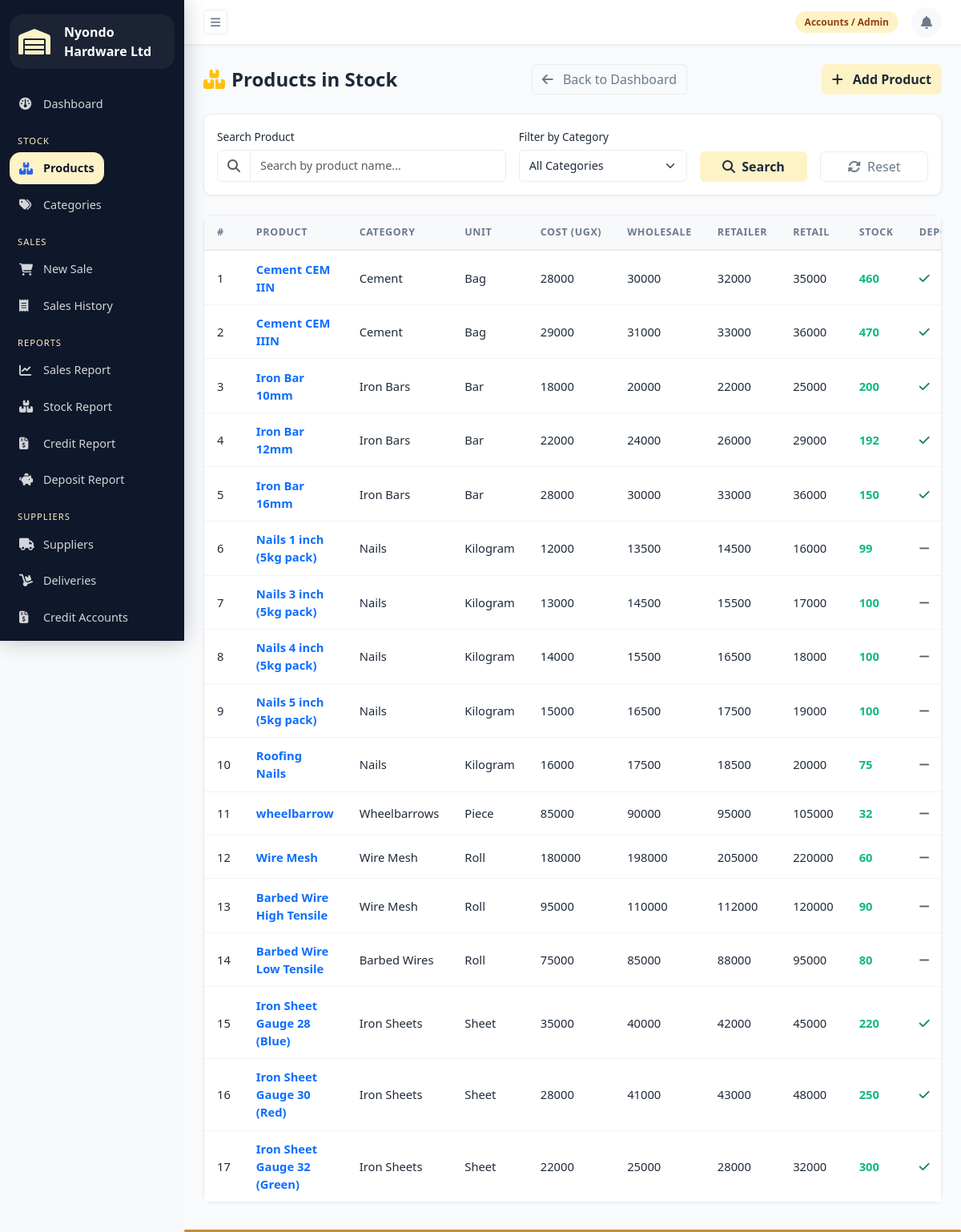
Page /stock/ (signed in) on the earlier database version.
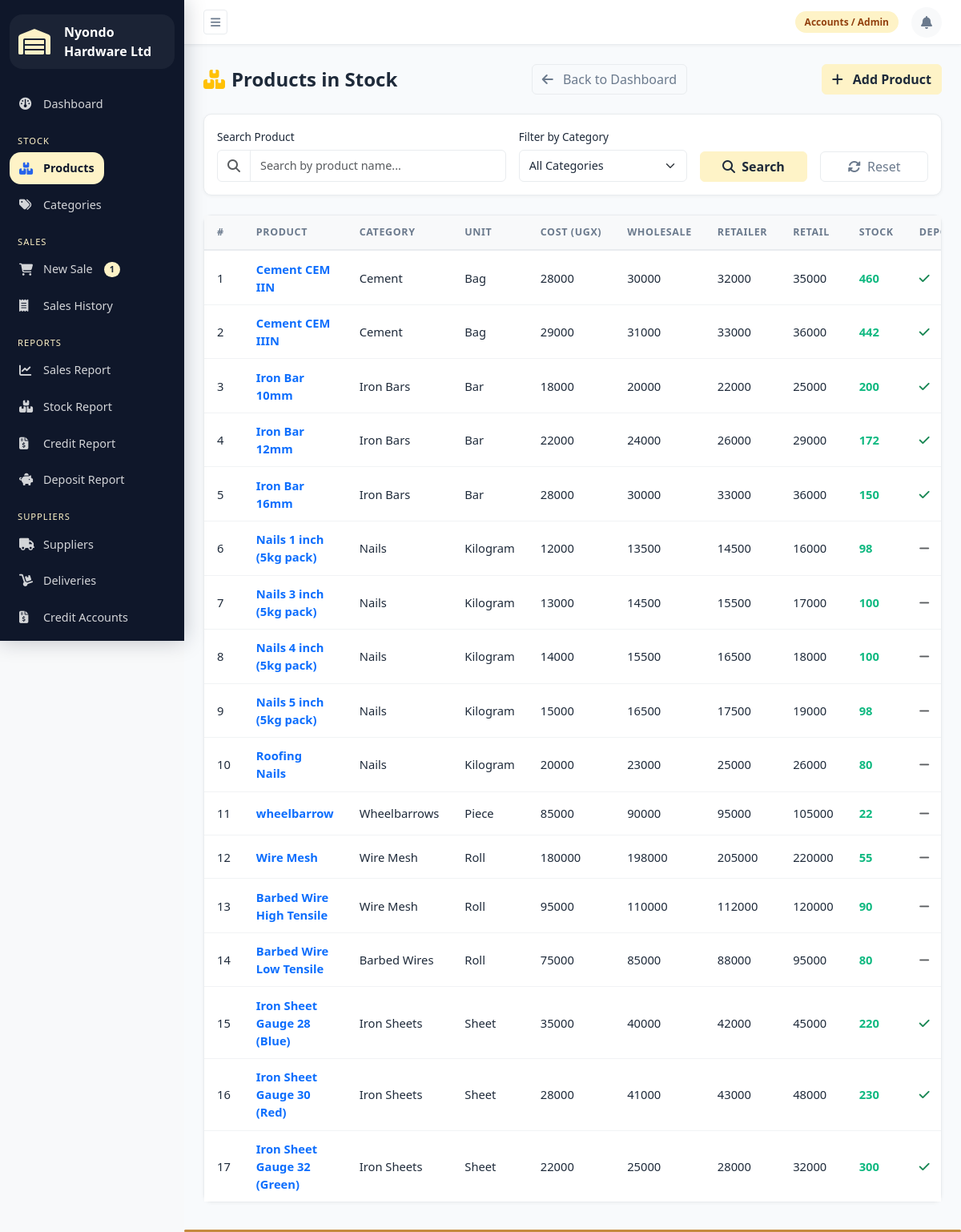
Same page on the later database version.
### accounts/models.py (models this page shows, shortened)
class UserProfile(models.Model):
    ROLE_CHOICES = [
        ('sales_attendant', 'Sales Attendant'),
        ('store_manager', 'Store Manager'),
        ('admin', 'Accounts / Admin'),
    ]
    user = models.OneToOneField(User, on_delete=models.CASCADE, related_name='profile')
    role = models.CharField(max_length=20, choices=ROLE_CHOICES)
    phone = models.CharField(max_length=15)

### stock/models.py (models this page shows, shortened)
class Product(models.Model):
    UNIT_CHOICES = [
        ('bag', 'Bag'),
        ('bar', 'Bar'),
        ('kg', 'Kilogram'),
        ('piece', 'Piece'),
        ('roll', 'Roll'),
        ('sheet', 'Sheet'),
        ('bundle', 'Bundle'),
    ]
    category = models.ForeignKey(Category, on_delete=models.SET_NULL, null=True)
    name = models.CharField(max_length=200)
    description = models.TextField(blank=True)
    unit = models.CharField(max_length=20, choices=UNIT_CHOICES)
    unit_cost = models.DecimalField(max_digits=12, decimal_places=2)
    wholesale_price = models.DecimalField(max_digits=12, decimal_places=2)
    retailer_price = models.DecimalField(max_digits=12, decimal_places=2)
    retail_price = models.DecimalField(max_digits=12, decimal_places=2)  # individual buyer
    quantity_in_stock = models.PositiveIntegerField(default=0)
    low_stock_threshold = models.PositiveIntegerField(default=10)
    is_deposit_eligible = models.BooleanField(default=False)
    date_added = models.DateTimeField(auto_now_add=True)
    def is_low_stock(self):
        return self.quantity_in_stock <= self.low_stock_threshold

class Category(models.Model):
    name = models.CharField(max_length=100)
    class Meta:
        verbose_name_plural = "Categories"

### sales/models.py (models this page shows, shortened)
class Cart(models.Model):
    attendant = models.OneToOneField(User, on_delete=models.CASCADE, related_name='cart')
    customer_name = models.CharField(max_length=200, blank=True)
    customer_phone = models.CharField(max_length=15, blank=True)
    customer_type = models.CharField(
        max_length=15,
        choices=[
            ('wholesaler', 'Wholesaler'),
            ('retailer', 'Retailer'),
            ('individual', 'Individual Buyer'),
        ],
        default='individual'
    )
    delivery_requested = models.BooleanField(default=False)
    within_10km = models.BooleanField(default=False)
    created_at = models.DateTimeField(auto_now_add=True)
    updated_at = models.DateTimeField(auto_now=True)
    @property
    def item_count(self):
        return self.cart_items.count()

### stock/views.py (the view)
# urls.py: path('', views.product_list, name='product_list'),
@login_required
def product_list(request):
    search = request.GET.get('search', '')
    category_id = request.GET.get('category', '')
    products = Product.objects.select_related('category').all()
    if search:
        products = products.filter(name__icontains=search)
    if category_id:
        products = products.filter(category_id=category_id)
    low_stock = products.filter(
        quantity_in_stock__lte=models.F('low_stock_threshold'))
    categories = Category.objects.all()
    return render(request, 'stock/product_list.html', {
        'products': products,
        'low_stock_count': low_stock.count(),
        'categories': categories,
        'search': search,
        'selected_category': category_id,
    })

### templates/stock/product_list.html (shortened to what this page needs)
{% extends 'base.html' %}
{% block content %}
<div class="d-flex justify-content-between align-items-center mb-4">
    <h4 class="fw-bold mb-0">
        <i class="fa-solid fa-boxes-stacked me-2 text-warning"></i>Products in Stock
    </h4>
      <a href="{% url 'dashboard' %}" class="btn btn-outline-secondary">
        <i class="fa-solid fa-arrow-left me-2"></i> Back to Dashboard
    </a>
    {% if request.user.profile.role in 'store_manager,admin' %}
    <a href="{% url 'product_add' %}" class="btn btn-primary">
        <i class="fa-solid fa-plus me-2"></i> Add Product
    </a>
    {% endif %}
</div>
<div class="card mb-4">
    <div class="card-body">
        <form method="get" class="row g-3 align-items-end">
            <div class="col-md-5">
                <label class="form-label">Search Product</label>
                <div class="input-group">
                    <span class="input-group-text bg-white">
                        <i class="fa-solid fa-magnifying-glass text-muted"></i>
                    </span>
                    <input type="text" name="search" value="{{ search }}" class="form-control"
                        placeholder="Search by product name...">
                </div>
            </div>
            <div class="col-md-3">
                <label class="form-label">Filter by Category</label>
                <select name="category" class="form-select">
                    <option value="">All Categories</option>
                </select>
            </div>
            <div class="col-md-2">
                <button type="submit" class="btn btn-primary w-100">
                    <i class="fa-solid fa-magnifying-glass me-1"></i> Search
                </button>
            </div>
            <div class="col-md-2">
                <a href="{% url 'product_list' %}" class="btn btn-outline-secondary w-100">
                    <i class="fa-solid fa-rotate me-1"></i> Reset
                </a>
            </div>
        </form>
    </div>
</div>
<div class="card">
    <div class="card-body p-0">
        <div class="table-responsive">
            <table class="table table-hover mb-0">
                <thead>
                    <tr>
                        <th>#</th>
                        <th>Product</th>
                        <th>Category</th>
                        <th>Unit</th>
                        <th>Cost (UGX)</th>
                        <th>Wholesale</th>
                        <th>Retailer</th>
                        <th>Retail</th>
                        <th>Stock</th>
                        <th>Deposit</th>
                    </tr>
                </thead>
                <tbody>
                    {% for product in products %}
                    <tr>
                        <td>{{ forloop.counter }}</td>
                        <td>
                            <a href="{% url 'product_detail' product.pk %}" class="text-decoration-none fw-semibold">
                                {{ product.name }}
                            </a>
                        </td>
                        <td>{{ product.category.name|default:"—" }}</td>
                        <td>{{ product.get_unit_display }}</td>
                        <td>{{ product.unit_cost|floatformat:0 }}</td>
                        <td>{{ product.wholesale_price|floatformat:0 }}</td>
                        <td>{{ product.retailer_price|floatformat:0 }}</td>
                        <td>{{ product.retail_price|floatformat:0 }}</td>
                        <td>
                            {% if product.is_low_stock %}
                            <span class="stock-low">
                                <i class="fa-solid fa-arrow-down me-1"></i>
                                {{ product.quantity_in_stock }}
                            </span>
                            {% else %}
                            <span class="stock-ok">
                                {{ product.quantity_in_stock }}
                            </span>
                            {% endif %}
                        </td>
                        <td>
                            {% if product.is_deposit_eligible %}
                            <i class="fa-solid fa-check text-success"></i>
                            {% else %}
                            <i class="fa-solid fa-minus text-muted"></i>
                            {% endif %}
                        </td>
                    </tr>
                    {% endfor %}
                </tbody>
            </table>
        </div>
    </div>
</div>
{% endblock %}

### templates/base.html (shortened to what this page needs)
<!DOCTYPE html>
<html lang="en">
<head>
    {% load static %}
    <link href="https://cdn.jsdelivr.net/npm/bootstrap@5.3.0/dist/css/bootstrap.min.css"
          rel="stylesheet">
    <link href="https://cdnjs.cloudflare.com/ajax/libs/font-awesome/6.4.0/css/all.min.css"
          rel="stylesheet">
    <link href="{% static 'css/main.css' %}"
          rel="stylesheet">
</head>
<body>
{% if request.user.is_authenticated %}
<div class="wrapper">
    <nav id="sidebar">
        <div class="sidebar-header">
            <i class="fa-solid fa-warehouse me-2"></i>
            <span>Nyondo Hardware Ltd</span>
    </div>
        <ul class="sidebar-menu">
            <li>
                <a href="{% url 'dashboard' %}"
                   class="{% if request.resolver_match.url_name == 'dashboard' %}active{% endif %}">
                    <i class="fa-solid fa-gauge"></i>
                    Dashboard
                </a>
            </li>
            <li class="menu-label">Stock</li>
            <li>
                <a href="{% url 'product_list' %}"
                   class="{% if 'product' in request.resolver_match.url_name %}active{% endif %}">
                    <i class="fa-solid fa-boxes-stacked"></i>
                    Products
                </a>
            </li>
            <li>
                <a href="{% url 'category_list' %}"
                   class="{% if 'category' in request.resolver_match.url_name %}active{% endif %}">
                    <i class="fa-solid fa-tags"></i>
                    Categories
                </a>
            </li>
            <li class="menu-label">Sales</li>
            <li>
                <a href="{% url 'cart' %}"
                   class="{% if 'cart' in request.resolver_match.url_name %}active{% endif %}">
                    <i class="fa-solid fa-cart-shopping"></i>
                    New Sale
                    {% with cart=request.user.cart %}
                        {% if cart and cart.item_count > 0 %}
                        <span class="badge bg-warning text-dark ms-1">
                            {{ cart.item_count }}
                        </span>
                        {% endif %}
                    {% endwith %}
                </a>
            </li>
            <li>
                <a href="{% url 'sales_list' %}"
                   class="{% if request.resolver_match.url_name == 'sales_list' %}active{% endif %}">
                    <i class="fa-solid fa-receipt"></i>
                    Sales History
                </a>
            </li>
            <li class="menu-label">Reports</li>
            <li>
                <a href="{% url 'sales_report' %}"
                   class="{% if request.resolver_match.url_name == 'sales_report' %}active{% endif %}">
                    <i class="fa-solid fa-chart-line"></i>
                    Sales Report
                </a>
            </li>
            <li>
                <a href="{% url 'stock_report' %}"
                   class="{% if request.resolver_match.url_name == 'stock_report' %}active{% endif %}">
                    <i class="fa-solid fa-boxes-stacked"></i>
                    Stock Report
                </a>
            </li>
            {% if request.user.profile.role == 'admin' %}
            <li>
                <a href="{% url 'credit_report' %}"
                   class="{% if request.resolver_match.url_name == 'credit_report' %}active{% endif %}">
                    <i class="fa-solid fa-file-invoice-dollar"></i>
                    Credit Report
                </a>
            </li>
            {% endif %}
            <li>
                <a href="{% url 'deposit_report' %}"
                   class="{% if request.resolver_match.url_name == 'deposit_report' %}active{% endif %}">
                    <i class="fa-solid fa-piggy-bank"></i>
                    Deposit Report
                </a>
            </li>
            <li class="menu-label">Suppliers</li>
            <li>
                <a href="{% url 'supplier_list' %}"
                   class="{% if 'supplier' in request.resolver_match.url_name %}active{% endif %}">
                    <i class="fa-solid fa-truck"></i>
                    Suppliers
                </a>
            </li>
            <li>
                <a href="{% url 'delivery_list' %}"
                   class="{% if 'delivery' in request.resolver_match.url_name %}active{% endif %}">
                    <i class="fa-solid fa-dolly"></i>
                    Deliveries
                </a>
            </li>
            <li>
                <a href="{% url 'credit_list' %}"
                   class="{% if 'credit' in request.resolver_match.url_name %}active{% endif %}">
                    <i class="fa-solid fa-file-invoice-dollar"></i>
                    Credit Accounts
                </a>
            </li>
        </ul>
    </nav>
    <div id="content">
        <nav class="topbar">
            <button id="sidebarToggle"
                    class="btn btn-sm btn-outline-secondary">
                <i class="fa-solid fa-bars"></i>
            </button>
            <div class="topbar-right">
                <span class="badge-role">
                    {{ request.user.profile.get_role_display }}
                </span>
                <div class="notif-wrapper">
                    <a href="{% url 'notification_list' %}"
                       class="notif-bell {% if notif_unread_count > 0 %}has-unread{% endif %}"
                       title="Notifications">
                        <i class="fa-solid fa-bell"></i>
                    </a>
                </div>
            </div>
        </nav>
        <div class="page-content">
            {% block content %}
            {% endblock %}
        </div>
    </div>
</div>
{% endif %}
</body>
</html>

Differences in the rows shown:
now on this page (row edited): Cart: item_count "1"
changed Product "Cement CEM IIIN": quantity_in_stock "470" → "442"
changed Product "Iron Bar 12mm": quantity_in_stock "192" → "172"
changed Product "Nails 1 inch (5kg pack)": quantity_in_stock "99" → "98"
changed Product "Nails 5 inch (5kg pack)": quantity_in_stock "100" → "98"
changed Product "Roofing Nails": unit_cost "16000" → "20000"; wholesale_price "17500" → "23000"; retailer_price "18500" → "25000"; retail_price "20000" → "26000"; quantity_in_stock "75" → "80"
changed Product "wheelbarrow": quantity_in_stock "32" → "22"
changed Product (number 12 of 17 on the later page): quantity_in_stock "60" → "55"
changed Product "Iron Sheet Gauge 30 (Red)": quantity_in_stock "250" → "230"
